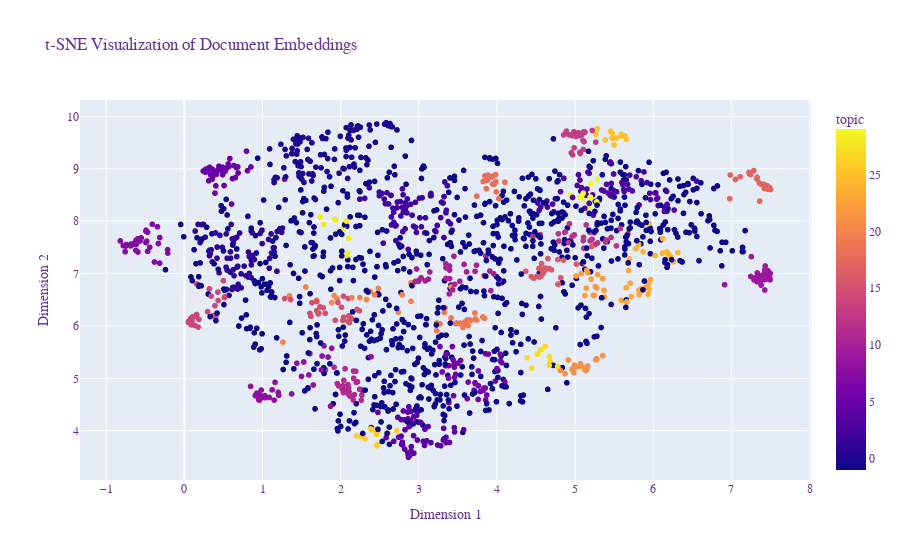

Notebook code cell kept with this figure:
### Code cell
from umap import UMAP
from bertopic import BERTopic
import plotly.express as px
import pandas as pd

# Assuming you have already trained your BERTopic model (topic_model) 
# and have your cleaned_posts_texts

# Get embeddings from the topic model
embeddings = topic_model.embedding_model.embed(cleaned_posts_texts)

# 1. Reduce dimensionality with UMAP (recommended)
umap_model = UMAP(n_neighbors=15, n_components=2, metric='cosine', random_state=42)
reduced_embeddings = umap_model.fit_transform(embeddings)

# 2. Visualize reduced embeddings
# For interactive plots use visualize_documents
# topic_model.visualize_documents(docs=cleaned_posts_texts, embeddings=embeddings, reduced_embeddings=reduced_embeddings)

# For static plots you can use matplotlib:
topics = topic_model.topics_

# Prepare the data for plotting
df = pd.DataFrame({"x": reduced_embeddings[:, 0], "y": reduced_embeddings[:, 1], "topic": topics})

# Create the plot
fig = px.scatter(df, x="x", y="y", color="topic", hover_data=["topic"], title="t-SNE Visualization of Document Embeddings")

# Customize the layout
fig.update_layout(
    xaxis_title="Dimension 1",
    yaxis_title="Dimension 2",
    legend_title="Topic",
    font=dict(
        family="Courier New, monospace",
        size=12,
        color="RebeccaPurple"
    )
)

fig.show()

### Figure 1 — Plotly figure (JSON) as saved in the notebook; plotly's stock layout.template omitted (floating-point values rounded to 4 significant figures; data arrays with more than 128 entries replaced by an {"elided": "..."} marker saying what was removed)
{"data": [{"customdata": {"elided": "1786x1 int values"}, "hovertemplate": "x=%{x}<br>y=%{y}<br>topic=%{marker.color}<extra></extra>", "legendgroup": "", "marker": {"color": {"elided": "1786 int values"}, "coloraxis": "coloraxis", "symbol": "circle"}, "mode": "markers", "name": "", "showlegend": false, "type": "scattergl", "x": {"elided": "1786 float values"}, "xaxis": "x", "y": {"elided": "1786 float values"}, "yaxis": "y"}], "layout": {"coloraxis": {"colorbar": {"title": {"text": "topic"}}, "colorscale": [[0, "#0d0887"], [0.1111, "#46039f"], [0.2222, "#7201a8"], [0.3333, "#9c179e"], [0.4444, "#bd3786"], [0.5556, "#d8576b"], [0.6667, "#ed7953"], [0.7778, "#fb9f3a"], [0.8889, "#fdca26"], [1, "#f0f921"]]}, "font": {"color": "RebeccaPurple", "family": "Courier New, monospace", "size": 12}, "legend": {"title": {"text": "Topic"}, "tracegroupgap": 0}, "title": {"text": "t-SNE Visualization of Document Embeddings"}, "xaxis": {"anchor": "y", "domain": [0, 1], "title": {"text": "Dimension 1"}}, "yaxis": {"anchor": "x", "domain": [0, 1], "title": {"text": "Dimension 2"}}}}
